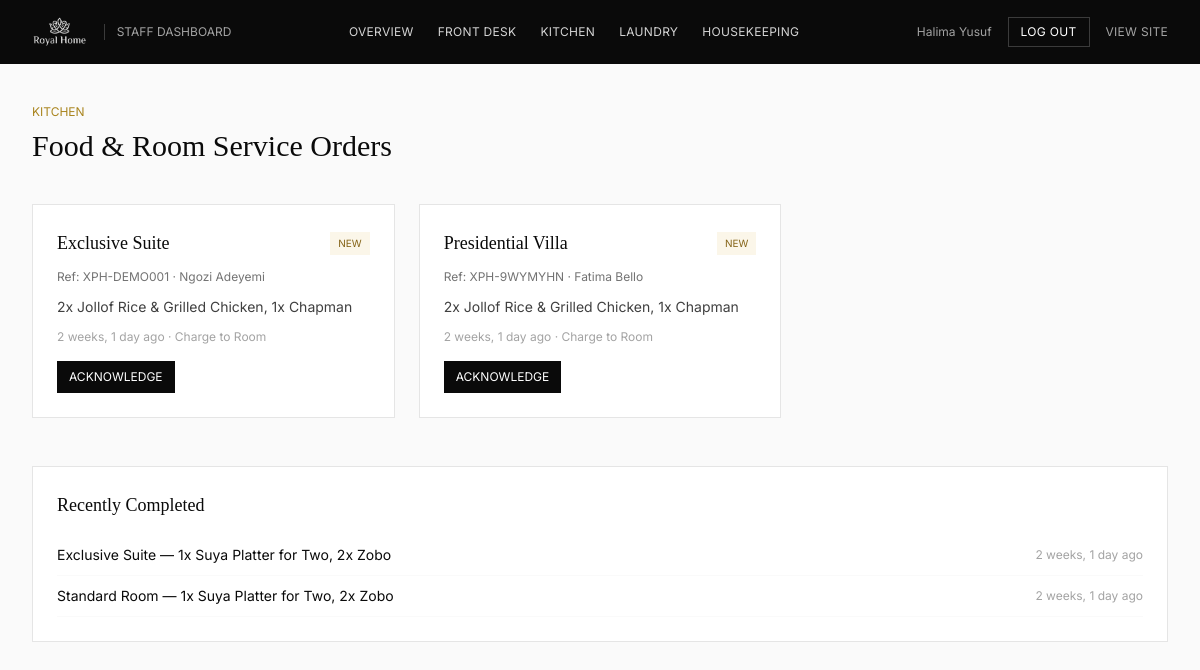
The page /staff/kitchen/ (signed in) on the database its author committed.
### guestportal/models.py (models this page shows, shortened)
class ServiceOrder(models.Model):
    TYPE_CHOICES = [
        ('food', 'Room Service - Food & Drinks'),
        ('laundry', 'Laundry'),
        ('housekeeping', 'Housekeeping'),
        ('extra', 'Extras (Airport Pickup, Spa, Late Checkout, Wake-up Call)'),
    ]
    STATUS_CHOICES = [
        ('new', 'New'),
        ('acknowledged', 'Acknowledged'),
        ('in_progress', 'In Progress'),
        ('ready', 'Ready / Done'),
        ('delivered', 'Delivered'),
    ]
    PAYMENT_CHOICES = [
        ('charge_to_room', 'Charge to Room'),
        ('pay_instantly', 'Pay Instantly'),
    ]
    booking = models.ForeignKey(Booking, on_delete=models.CASCADE, related_name='service_orders')
    order_type = models.CharField(max_length=20, choices=TYPE_CHOICES)
    details = models.TextField(help_text='Free text summary of the order, e.g. "2x Jollof Rice, 1x Towels"')
    room_number = models.CharField(max_length=10, blank=True)
    amount = models.DecimalField(max_digits=10, decimal_places=2, default=0)
    payment_option = models.CharField(max_length=20, choices=PAYMENT_CHOICES, default='charge_to_room')
    status = models.CharField(max_length=20, choices=STATUS_CHOICES, default='new')
    placed_via = models.CharField(max_length=30, default='Guest Portal')
    created_at = models.DateTimeField(auto_now_add=True)
    updated_at = models.DateTimeField(auto_now=True)
    class Meta:
        ordering = ['-created_at']
    STATUS_STEPS = ['new', 'acknowledged', 'in_progress', 'ready', 'delivered']

### bookings/models.py (models this page shows, shortened)
class Booking(models.Model):
    STATUS_CHOICES = [
        ('pending', 'Pending Payment'),
        ('confirmed', 'Confirmed'),
        ('checked_in', 'Checked In'),
        ('checked_out', 'Checked Out'),
        ('cancelled', 'Cancelled'),
    ]
    PAYMENT_CHOICES = [
        ('unpaid', 'Unpaid'),
        ('paid', 'Paid'),
        ('partial', 'Partial (Pay at Hotel)'),
    ]
    reference_code = models.CharField(max_length=20, unique=True, default=generate_reference, editable=False)
    room_type = models.ForeignKey(RoomType, on_delete=models.PROTECT, related_name='bookings')
    check_in = models.DateField()
    check_out = models.DateField()
    adults = models.PositiveIntegerField(default=1)
    children = models.PositiveIntegerField(default=0)
    full_name = models.CharField(max_length=150)
    email = models.EmailField()
    phone = models.CharField(max_length=30)
    whatsapp_opt_in = models.BooleanField(default=True)
    special_requests = models.TextField(blank=True)
    addons = models.ManyToManyField(AddOn, blank=True, related_name='bookings')
    room_total = models.DecimalField(max_digits=12, decimal_places=2, default=0)
    addon_total = models.DecimalField(max_digits=12, decimal_places=2, default=0)
    grand_total = models.DecimalField(max_digits=12, decimal_places=2, default=0)
    status = models.CharField(max_length=20, choices=STATUS_CHOICES, default='pending')
    payment_status = models.CharField(max_length=20, choices=PAYMENT_CHOICES, default='unpaid')
    payment_method = models.CharField(max_length=40, default='Paystack')
    created_at = models.DateTimeField(auto_now_add=True)
    class Meta:
        ordering = ['-created_at']

### rooms/models.py (models this page shows, shortened)
class RoomType(models.Model):
    CATEGORY_CHOICES = [
        ('standard', 'Standard'),
        ('deluxe', 'Deluxe'),
        ('exclusive', 'Exclusive Suite'),
        ('presidential', 'Presidential Suite'),
    ]
    name = models.CharField(max_length=120)
    slug = models.SlugField(unique=True)
    category = models.CharField(max_length=20, choices=CATEGORY_CHOICES, default='standard')
    tagline = models.CharField(max_length=200, blank=True)
    description = models.TextField()
    base_price = models.DecimalField(max_digits=10, decimal_places=2, help_text='Price per night in NGN')
    capacity_adults = models.PositiveIntegerField(default=2)
    capacity_children = models.PositiveIntegerField(default=1)
    bed_type = models.CharField(max_length=100, default='1 King Bed')
    size_sqm = models.PositiveIntegerField(default=28)
    total_rooms = models.PositiveIntegerField(default=10)
    amenities = models.TextField(help_text='Comma separated list, e.g. Free WiFi, Smart TV, Mini Bar')
    cover_image = models.ImageField(upload_to='rooms/', blank=True, null=True)
    is_featured = models.BooleanField(default=False)
    floor_range = models.CharField(max_length=50, blank=True, default='2nd - 4th Floor')
    class Meta:
        ordering = ['base_price']

### dashboard/views.py (the view)
# urls.py: path('kitchen/', views.kitchen, name='kitchen'),
@login_required(login_url='dashboard:login')
def kitchen(request):
    orders = ServiceOrder.objects.filter(order_type='food').exclude(status='delivered')
    completed = ServiceOrder.objects.filter(order_type='food', status='delivered')[:10]
    return render(request, 'dashboard/kitchen.html', {'orders': orders, 'completed': completed})

### templates/dashboard/kitchen.html (shortened to what this page needs)
{% extends "dashboard/dashboard_base.html" %}
{% block content %}
<div class="mb-10">
  <p class="uppercase tracking-widest2 text-gold-600 text-xs mb-2">Kitchen</p>
  <h1 class="font-serif text-3xl">Food &amp; Room Service Orders</h1>
</div>
<div class="grid grid-cols-1 md:grid-cols-2 lg:grid-cols-3 gap-6 mb-12">
  {% for order in orders %}
  <div class="bg-white border border-grey-200 p-6">
    <div class="flex items-center justify-between mb-3">
      <p class="font-serif text-lg">{{ order.booking.room_type.name }}</p>
      <span class="text-[10px] uppercase px-2 py-1 bg-gold-50 text-gold-700">{{ order.get_status_display }}</span>
    </div>
    <p class="text-xs text-grey-500 mb-1">Ref: {{ order.booking.reference_code }} &middot; {{ order.booking.full_name }}</p>
    <p class="text-sm text-grey-700 my-3">{{ order.details }}</p>
    <p class="text-xs text-grey-400 mb-4">{{ order.created_at|timesince }} ago &middot; {{ order.get_payment_option_display }}</p>
    <form method="post" action="{% url 'dashboard:update_order_status' order.id %}" class="flex gap-2 flex-wrap">
      {% if order.status == 'new' %}<button name="status" value="acknowledged" class="text-xs uppercase bg-ink text-white px-3 py-2 hover:bg-gold-500 hover:text-ink">Acknowledge</button>{% endif %}
    </form>
  </div>
  {% empty %}
  <p class="text-grey-400 col-span-3 text-center py-16">No active food orders. New orders will appear here in real time.</p>
  {% endfor %}
</div>
<div class="bg-white border border-grey-200 p-6">
  <h2 class="font-serif text-lg mb-4">Recently Completed</h2>
  {% for order in completed %}
  <div class="flex items-center justify-between text-sm border-b border-grey-50 py-2.5">
    <span>{{ order.booking.room_type.name }} — {{ order.details|truncatewords:8 }}</span>
    <span class="text-grey-400 text-xs">{{ order.updated_at|timesince }} ago</span>
  </div>
  {% empty %}<p class="text-xs text-grey-400">No completed orders yet.</p>{% endfor %}
</div>
{% endblock %}

### templates/dashboard/dashboard_base.html (shortened to what this page needs)
{% load static %}
<!DOCTYPE html>
<html lang="en">
<head>
<script src="https://cdn.tailwindcss.com"></script>
<link rel="stylesheet" href="{% static 'css/site.css' %}">
</head>
<body class="bg-grey-50 text-ink font-sans antialiased min-h-screen">
<header class="bg-ink text-white">
  <div class="max-w-7xl mx-auto px-5 lg:px-8 h-16 flex items-center justify-between">
    <div class="flex items-center gap-3">
      <img src="{% static 'images/logo.png' %}" class="h-8 w-auto brightness-0 invert opacity-90" alt="Royal home hotel">
      <span class="text-xs uppercase tracking-widest2 text-grey-400 border-l border-white/20 pl-3 ml-1">Staff Dashboard</span>
    </div>
    <nav class="hidden md:flex items-center gap-6 text-xs uppercase tracking-wide text-grey-300">
      {% if request.user.is_authenticated %}
      <a href="{% url 'dashboard:super_admin' %}" class="hover:text-gold-400">Overview</a>
      <a href="{% url 'dashboard:front_desk' %}" class="hover:text-gold-400">Front Desk</a>
      <a href="{% url 'dashboard:kitchen' %}" class="hover:text-gold-400">Kitchen</a>
      <a href="{% url 'dashboard:laundry' %}" class="hover:text-gold-400">Laundry</a>
      <a href="{% url 'dashboard:housekeeping' %}" class="hover:text-gold-400">Housekeeping</a>
      {% endif %}
    </nav>
    <div class="flex items-center gap-4">
      {% if request.user.is_authenticated %}
      <span class="text-xs text-grey-400 hidden sm:inline">{{ request.user.get_full_name|default:request.user.username }}</span>
      <a href="{% url 'dashboard:logout' %}" class="text-xs uppercase tracking-wide border border-white/20 px-3 py-1.5 hover:border-gold-400 hover:text-gold-400 transition-colors">Log Out</a>
      {% endif %}
      <a href="{% url 'core:home' %}" class="text-xs uppercase tracking-wide text-grey-400 hover:text-gold-400">View Site</a>
    </div>
  </div>
</header>
<main class="max-w-7xl mx-auto px-5 lg:px-8 py-10">
{% block content %}{% endblock %}
</main>
</body>
</html>

### static/css/site.css (style rules this page uses)
html { scroll-behavior: smooth; }

### rows shown on the page
ServiceOrder: booking.room_type.name "Exclusive Suite", status "NEW", booking.reference_code "XPH-DEMO001", booking.full_name "Ngozi Adeyemi", details "2x Jollof Rice & Grilled Chicken, 1x Chapman", created_at "2 weeks, 1 day", payment_option "Charge to Room", shows "ACKNOWLEDGE"
ServiceOrder: booking.room_type.name "Presidential Villa", status "NEW", booking.reference_code "XPH-9WYMYHN", booking.full_name "Fatima Bello", details "2x Jollof Rice & Grilled Chicken, 1x Chapman", created_at "2 weeks, 1 day", payment_option "Charge to Room", shows "ACKNOWLEDGE"
ServiceOrder: booking.room_type.name "Exclusive Suite", details "1x Suya Platter for Two, 2x Zobo", updated_at "2 weeks, 1 day"
ServiceOrder: booking.room_type.name "Standard Room", details "1x Suya Platter for Two, 2x Zobo", updated_at "2 weeks, 1 day"

### other values the page prints
{{ request.user.get_full_name|default:request.user.username }} "Halima Yusuf"
